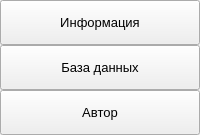
                 <widget class="QFrame" name="extraTopMenu">
                  <property name="frameShape">
                   <enum>QFrame::NoFrame</enum>
                  </property>
                  <property name="frameShadow">
                   <enum>QFrame::Raised</enum>
                  </property>
                  <layout class="QVBoxLayout" name="verticalLayout_11">
                   <property name="spacing">
                    <number>0</number>
                   </property>
                   <property name="leftMargin">
                    <number>0</number>
                   </property>
                   <property name="topMargin">
                    <number>0</number>
                   </property>
                   <property name="rightMargin">
                    <number>0</number>
                   </property>
                   <property name="bottomMargin">
                    <number>0</number>
                   </property>
                   <item>
                    <widget class="QPushButton" name="btn_info">
                     <property name="sizePolicy">
                      <sizepolicy hsizetype="Expanding" vsizetype="Fixed">
                       <horstretch>0</horstretch>
                       <verstretch>0</verstretch>
                      </sizepolicy>
                     </property>
                     <property name="minimumSize">
                      <size>
                       <width>0</width>
                       <height>45</height>
                      </size>
                     </property>
                     <property name="font">
                      <font>
                       <family>Segoe UI</family>
                       <pointsize>10</pointsize>
                       <weight>50</weight>
                       <italic>false</italic>
                       <bold>false</bold>
                      </font>
                     </property>
                     <property name="cursor">
                      <cursorShape>PointingHandCursor</cursorShape>
                     </property>
                     <property name="layoutDirection">
                      <enum>Qt::LeftToRight</enum>
                     </property>
                     <property name="styleSheet">
                      <string notr="true">background-image: url(:/icons_new/images/icons_new/icons8-информация-32.png);</string>
                     </property>
                     <property name="text">
                      <string>Информация</string>
                     </property>
                    </widget>
                   </item>
                   <item>
                    <widget class="QPushButton" name="btn_db">
                     <property name="sizePolicy">
                      <sizepolicy hsizetype="Expanding" vsizetype="Fixed">
                       <horstretch>0</horstretch>
                       <verstretch>0</verstretch>
                      </sizepolicy>
                     </property>
                     <property name="minimumSize">
                      <size>
                       <width>0</width>
                       <height>45</height>
                      </size>
                     </property>
                     <property name="font">
                      <font>
                       <family>Segoe UI</family>
                       <pointsize>10</pointsize>
                       <weight>50</weight>
                       <italic>false</italic>
                       <bold>false</bold>
                      </font>
                     </property>
                     <property name="cursor">
                      <cursorShape>PointingHandCursor</cursorShape>
                     </property>
                     <property name="layoutDirection">
                      <enum>Qt::LeftToRight</enum>
                     </property>
                     <property name="styleSheet">
                      <string notr="true">background-image: url(:/icons_new/images/icons_new/icons8-посмотреть-детали-32.png);</string>
                     </property>
                     <property name="text">
                      <string>База данных</string>
                     </property>
                    </widget>
                   </item>
                   <item>
                    <widget class="QPushButton" name="btn_author">
                     <property name="enabled">
                      <bool>true</bool>
                     </property>
                     <property name="sizePolicy">
                      <sizepolicy hsizetype="Expanding" vsizetype="Fixed">
                       <horstretch>0</horstretch>
                       <verstretch>0</verstretch>
                      </sizepolicy>
                     </property>
                     <property name="minimumSize">
                      <size>
                       <width>0</width>
                       <height>45</height>
                      </size>
                     </property>
                     <property name="font">
                      <font>
                       <family>Segoe UI</family>
                       <pointsize>10</pointsize>
                       <weight>50</weight>
                       <italic>false</italic>
                       <bold>false</bold>
                      </font>
                     </property>
                     <property name="cursor">
                      <cursorShape>PointingHandCursor</cursorShape>
                     </property>
                     <property name="layoutDirection">
                      <enum>Qt::LeftToRight</enum>
                     </property>
                     <property name="styleSheet">
                      <string notr="true">background-image: url(:/icons_new/images/icons_new/icons8-администратор-32.png);</string>
                     </property>
                     <property name="text">
                      <string>Автор</string>
                     </property>
                    </widget>
                   </item>
                  </layout>
                 </widget>
